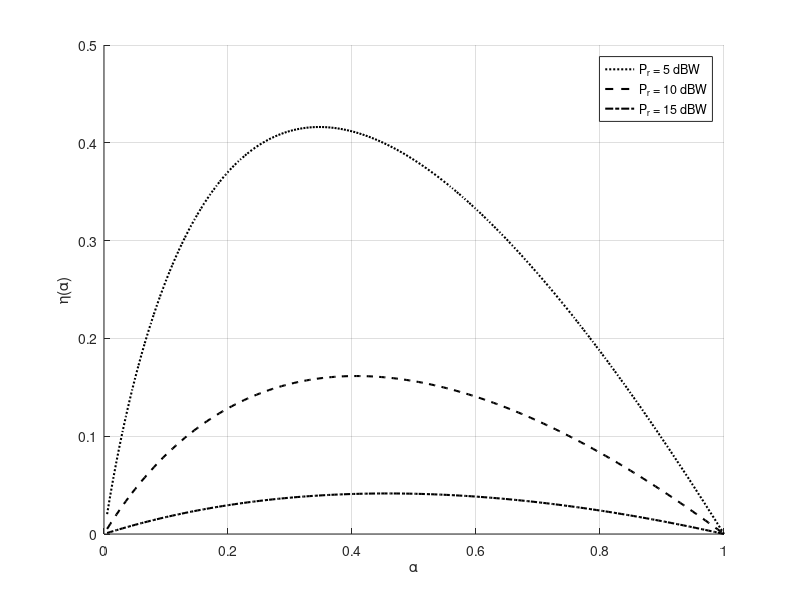

Recreate this plot in MATLAB.
% Fix parameters
T = 1;
sigma_cr = 1;
sigma_rr = 1;
sigma_n = 1;
P_c_dB = 10;
P_c = 10^(P_c_dB / 10);

% Define range for alpha
alpha_range = linspace(0, 1, 200);

% Communication transmit power levels (in dBW)
P_r_dB_values = [5, 10, 15];
lineStyles = {':', '--', '-.'};
color = 'k'; 

% Prepare figure
figure; hold on;

for j = 1:length(P_r_dB_values)
    P_r_dB = P_r_dB_values(j);
    P_r = 10^(P_r_dB / 10);

    % Preallocate arrays
    beta = zeros(size(alpha_range));
    I_total = zeros(size(alpha_range));
    eta_total = zeros(size(alpha_range));
    
    % Loop over each alpha value
    for i = 1:length(alpha_range)
        alpha = alpha_range(i);

        % Beta calculations
        beta_first_part = sigma_cr^2 * P_c;
        beta_second_part = (sigma_rr^2 * P_r) + sigma_n^2;
        beta_whole_part = beta_first_part/beta_second_part;
        beta_denominator = 1 + (alpha * T * beta_whole_part);
        beta_i = 1/beta_denominator;
        beta(i) = beta_i;

        % Each eta part
        part_1 = (1-alpha) * T;

        part_2_numerator = -beta_i * (1 - beta_i) * sigma_cr^2 * P_c;
        part_2_denominator = (sigma_rr^2 * P_r - beta_i * sigma_cr^2 * P_c) * (2 * beta_i - 1) ;
        part_2 = part_2_numerator/part_2_denominator;
        part_3 = (sigma_n^2) / (beta_i * sigma_cr^2 * P_c);
        part_3_exp = exp(part_3)/log(2);
        part_3_expint = expint(part_3);

        term_1 = part_2 * part_3_exp  * part_3_expint;

        part_4_numerator = sigma_rr^2 * P_r * (1-beta_i) * sigma_cr^2 * P_c;
        part_4_denominator = (sigma_rr^2 * P_r - beta_i * sigma_cr^2 * P_c) * (sigma_rr^2 * P_r - (1-beta_i) * sigma_cr^2 * P_c);
        part_4 = part_4_numerator/part_4_denominator;
        part_5 = (sigma_n^2) / (sigma_rr^2 * P_r);
        part_5_exp = exp(part_5)/log(2);
        part_5_expint = expint(part_5);
        
        term_2 = part_4 * part_5_exp * part_5_expint;

        part_6_numerator = (1-beta_i)^2 * sigma_cr^2 * P_c;
        part_6_denominator = (sigma_rr^2 * P_r - (1-beta_i) * sigma_cr^2 * P_c) * (2*beta_i - 1);
        part_6 = part_6_numerator/part_6_denominator;
        part_7 = (sigma_n^2) / ((1-beta_i) * sigma_cr^2 * P_c);
        part_7_exp = exp(part_7)/log(2);
        part_7_expint = expint(part_7);

        term_3 = part_6 * part_7_exp * part_7_expint;

        % Calculate eta
        eta_total(i) = part_1 * (term_1 + term_2 + term_3);
    end 
    % Plotting
    plot(alpha_range, eta_total, 'LineStyle', lineStyles{j}, 'Color', color, 'LineWidth', 1.5);
    hold on;
end
xlabel('\alpha'); ylabel('\eta(\alpha)');
legend('P_r = 5 dBW', 'P_r = 10 dBW', 'P_r = 15 dBW');
grid on;
